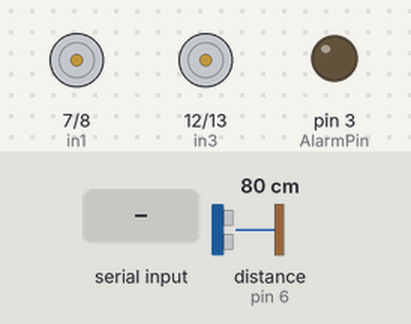
Simulated run of this sketch. Board: Arduino Uno, built with avr-gcc and run on an emulated ATmega328P. Parts: motor-driver pin pairs drawn as motors (green arrow = first pin HIGH = forward, orange = second pin HIGH = backward, longer = more drive, scaled by the enable pin), output pins drawn as LEDs (lit = HIGH). Wiring (inferred from the names in the program): ultrasonic range finder: trigger pin 5; echo pin 6. The test bench sets the inputs (shaded band); at power-on: distance to the obstacle (sensor on pin 6) 80 cm. The echo pulse lasts 58.3 µs per cm; random numbers use the default seed unless the sketch sets one; pins used as bus, display or sensor lines are not drawn; what the sketch prints to the serial monitor is not drawn.

Above: at 1.2 s.
1.3 s: distance to the obstacle (sensor on pin 6) set to 13 cm
2.8 s: distance to the obstacle (sensor on pin 6) set to 10 cm
At 4.3 s:
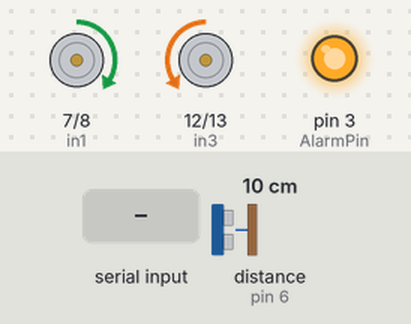
4.6 s: distance to the obstacle (sensor on pin 6) set to 22 cm
6.1 s: distance to the obstacle (sensor on pin 6) set to 29 cm
At 7.3 s:
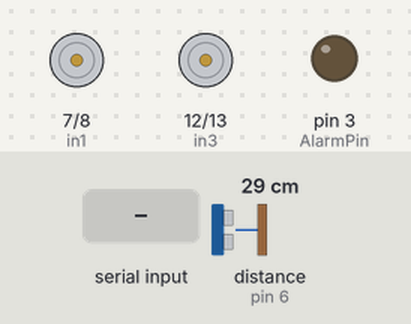
7.6 s: "90,45\n" received over the second serial link
At 8.1 s:
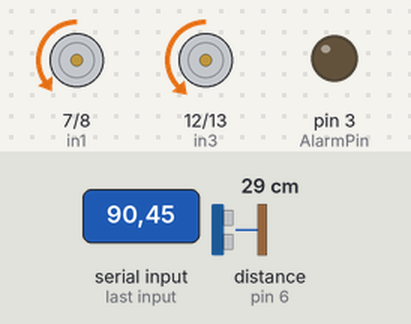
9.1 s: "30,150\n" received over the second serial link
At 9.9 s:
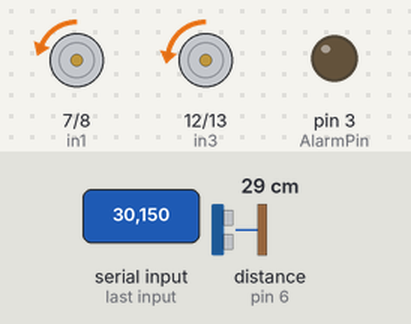
Timing chart, 0 to 11.6 s (numbered marks = the images above; inputs shaded):
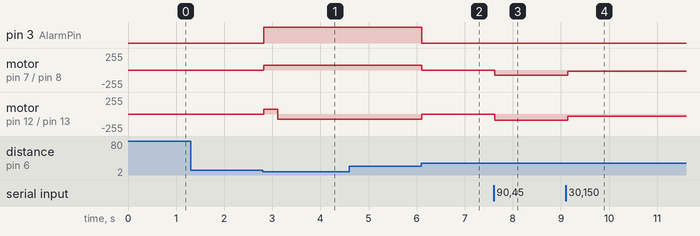

The sketch:

Control_Program.ino
```cpp
// ********************************************************************************
// *                                                                              *
// *            Arduino Program to Control Johnny Hazbouns Robot Car              *
// *                                                                              *
// *         Submitted to Fuad Farraj Scientific Innovation Competition           *
// *                                                                              *
// ********************************************************************************

  #include <stdio.h>
  #include <stdlib.h>
  #include <string.h>

// Assignments for Arduino Devices

// Alarm Pin Assignment

  int AlarmPin=3;

// Bluetooth Serial Module HC-06 Definitions

  #include <SoftwareSerial.h>
  const byte txPin = 2;                         // pin to transmit serial data
  const byte rxPin = 4;                         // pin to receive serial data

  SoftwareSerial BTSerial(rxPin, txPin);        // set up a new serial object for BlueTooth module

  String commands = "";                         // Bluetooth command string received
  String command1 = "";                         // Start string received
  String command2 = "";                         // Direction string received
  String command3 = "";                         // Speed string received
  String Result = "";                           // Status of BT command Received V(alid)/I(nvalid)
  String dir_ind = "";                          // Direction R(ight)/L(eft)/S(traight)
  int speed_ind = 0;                            // Speed 1 = Stop, 2 = Forward, 3 = Backward
  int direction = 0;                            // Direction value received
  int speed = 0;                                // Speed value received
  int oldDirection = 1;                         // Stores old direction value
  int oldSpeed = 1;                             // Stores old speed value
  int speedRight = 0;                           // Stores calculated right wheel speed
  int speedLeft = 0;                            // Stores calculated left wheel speed
  float work;                                   // Work field used for calculations

  int ind1, ind2, ind3;                         // Parameter location

// Variables will be used to determine the frequency at which the sensor readings are sent to the phone, and when the last command was received

  unsigned long timer0 = 2000;      //Stores the time (in milliseconds since execution started)
  unsigned long timer1 = 0;         //Stores the time when the last command was received from Bluetooth

// Ultrasonic Ranging Module HC-SR04 Definitions

  #define trigPin 5                 // Trigger Pin assignment
  #define echoPin 6                 // Echo Pin assignment

// Dual H-Bridge Motor Controller Module L298N Definitions

  // Right Motor Control Pins Assignment
  int enA = 9;                      // Speed control pin 0-255
  int in1 = 7;                      // Backward control pin
  int in2 = 8;                      // Forward control pin

  // Left Motor Control Pins Assignment
  int enB = 11;                     // Speed control pin 0-255
  int in3 = 12;                     // Backward control pin
  int in4 = 13;                     // Forward control pin

// Operational Parameters

  int randomDirection = 1;          // Stores random direction to go in case of obstacle (1 or 2)
  int safeRange = 25;               // Safe range needed
  int minimumRange = 10;            // Minimum range needed
  long duration = 0;                // Echo duration which is used to calculate distance
  long distance = 100;              // Stores calculated distance, initialized to a value beyond minimum range

  int correctionSpeed = 75;         // Speed to use while avoiding obstacle
  int backTime = 300;               // Time in mS to move backwards after obstacle is detected within the safe range

// ********************************************************************************
// *                                                                              *
// *                                 Program Setup                                *
// *                                                                              *
// ********************************************************************************

void setup() {

// set the Alarm control pin to output
  pinMode(AlarmPin, OUTPUT);

// set all the motor control pins to output
  pinMode(enA, OUTPUT);
  pinMode(enB, OUTPUT);
  pinMode(in1, OUTPUT);
  pinMode(in2, OUTPUT);
  pinMode(in3, OUTPUT);
  pinMode(in4, OUTPUT);

// set the Ultrasonic Module Trigger pin to Output and Echo pin
  pinMode(trigPin, OUTPUT);
  pinMode(echoPin, INPUT);

// Open serial communications for native USB port
  Serial.begin(9600);                 // Open serial port and set data rate to 9600 bps.
  while (!Serial) {
    ;                                 // wait for serial port to connect/open.
  }

// Open serial communications for Bluetooth Module (HC-06 defaults to 9600)
  BTSerial.begin(9600);

Serial.println("Arduino Program Started");

}

// ********************************************************************************
// *                                                                              *
// *                            Program Main Functions                            *
// *                                                                              *
// ********************************************************************************

void FwdRightWheel(int FRS) {
  digitalWrite(in1, LOW);
  digitalWrite(in2, HIGH);
  analogWrite(enA, FRS);
}

void BckRightWheel(int BRS) {
  digitalWrite(in1, HIGH);
  digitalWrite(in2, LOW);
  analogWrite(enA, BRS);
}

void StpRightWheel() {
  digitalWrite(in1, LOW);
  digitalWrite(in2, LOW);
}

void FwdLeftWheel(int FLS) {
  digitalWrite(in3, LOW);
  digitalWrite(in4, HIGH);
  analogWrite(enB, FLS);
}

void BckLeftWheel(int BLS) {
  digitalWrite(in3, HIGH);
  digitalWrite(in4, LOW);
  analogWrite(enB, BLS);
}

void StpLeftWheel() {
  digitalWrite(in3, LOW);
  digitalWrite(in4, LOW);
}

void ReadDistance() {
  /* Read distance of nearest object from Ultrasonic module
     The trigPin/echoPin cycle is used to determine the distance of the nearest
     object by bouncing soundwaves back to Ultrasonic module.                      */

  digitalWrite(trigPin, LOW);
  delayMicroseconds(2);

  digitalWrite(trigPin, HIGH);
  delayMicroseconds(10);

  digitalWrite(trigPin, LOW);
  duration = pulseIn(echoPin, HIGH);

  // Calculate the distance (in cm) based on width of Echo signal divided by 58.2 for Centimeters

  distance = duration / 58.2;

}

// ********************************************************************************
// *                                                                              *
// *                             Program Exection Loop                            *
// *                                                                              *
// ********************************************************************************

void loop() {

// Check distance of near objects and take action

      ReadDistance();

  if ((distance <= minimumRange) && (distance != 0)) {

      // Car is too close to object; move back and turn in random direction

      digitalWrite(AlarmPin, HIGH);                 // Turn alarm ON
      BckRightWheel(correctionSpeed);               // Move Back
      BckLeftWheel(correctionSpeed);
      delay(backTime);

      randomDirection = random(1, 3);               // Pick a random direction

      if (randomDirection == 1) {
        do {
          FwdRightWheel(correctionSpeed);           // Turn left
          BckLeftWheel(correctionSpeed);
          delay(50);
          ReadDistance();
        } while (distance <= safeRange);
      }
      else {
        do {
          BckRightWheel(correctionSpeed);           // Turn right
          FwdLeftWheel(correctionSpeed);
          delay(50);
          ReadDistance();
        } while (distance <= safeRange);
      }
      digitalWrite(AlarmPin, LOW);                  // Turn alarm OFF and stop
      StpRightWheel();
      StpLeftWheel();
//    distance = safeRange + 1;                     // Correction ended let distance beyond safe range
  }

// Check Bluetooth command received

  if(BTSerial.available()){
          commands = "";
          commands = BTSerial.readStringUntil('\n');      // New command received

          ind1 = commands.indexOf(',');                   // Find location of first comma in BT string
          ind2 = commands.indexOf(',', ind1+1 );          // Find location of second comma in BT string
          ind3 = commands.indexOf(',', ind2+1 );          // Find location of third comma in BT string

          command1 = commands.substring(0, ind1);         // Get header string
          if (command1 == "RC") {Result = "V";}
               else {Result = "I";}

          command2 = commands.substring(ind1+1, ind2);    // Get direction string
          direction = command2.toInt();                   // Convert direction string value to signed integer
          if ((direction > -101) && (direction < 101)) {
            Result = "V";
            if (direction < 0) {
              dir_ind = "L";
              direction = direction * (-1);
            }
            else {
              if (direction == 0) {
                dir_ind = "S";
              }
              else {
                dir_ind ="R";
              }
            }
            }
            else {Result = "I";}

          command3 = commands.substring(ind2+1, ind3);    // Get speed string
          speed = command3.toInt();                       // Convert speed string value to signed integer

          if ((speed > -101) && (speed < 101)) {
            Result = "V";
            if (speed < 0) {
              speed_ind = 3;                              // Backward move
              speed = speed * (-1);
            }
            else {
                if (speed == 0) {
                  speed_ind = 1;                          // Stop
                }
                else {
                  speed_ind =2;                           // Forward move
                }
            }
          }
          else {Result = "I";}

    if ((direction == 0) && (oldDirection == 0) && (speed == 0) && (oldSpeed == 0)) {
      // Automatic mode started
      Result = "V";
      dir_ind = "S";                                      // Direction straight
      speed_ind = 2;                                      // Move forward
      speed=correctionSpeed;                              // Use correction speed
    }
    else {
      oldDirection=direction;
      oldSpeed=speed;
    }
    /*
    Serial.println(direction);
    Serial.println(speed);
    Serial.println(oldDirection);
    Serial.println(oldSpeed);
    Serial.println(Result);
    Serial.println(dir_ind);
    Serial.println(speed_ind);
    Serial.println(speedRight);
    Serial.println(speedLeft);
    Serial.println();
    */

  }

// Execute last command

  if (Result == "V") {                                    // Valid BT command
     switch (speed_ind) {
        case 1:                                           // Stop completely and turn alarm OFF
             speedRight = 0;
             speedLeft = 0;
             StpRightWheel();
             StpLeftWheel();
             digitalWrite(AlarmPin, LOW);
             break;

        case 2:
             if (dir_ind == "S") {                        // Drive forward straight
                speedRight = speed;
                speedLeft = speed;
                FwdRightWheel(speedRight);
                FwdLeftWheel(speedLeft);
             }
             else {
                if (dir_ind == "R") {                     // Drive forward right
                   work = (float)speed * ((400-(float)direction)/400);
                   speedRight = (int)work;
                   speedLeft = speed;
                   FwdRightWheel(speedRight);
                   FwdLeftWheel(speedLeft);
                }
                else {
                   if (dir_ind == "L") {                  // Drive forward left
                   speedRight = speed;
                   work = (float)speed * ((400-(float)direction)/400);
                   speedLeft = (int)work;
                   FwdRightWheel(speedRight);
                   FwdLeftWheel(speedLeft);
                   }
                }
             }
             break;

        case 3:
             if (dir_ind == "S") {                        // Drive backward straight
                speedRight = speed;
                speedLeft = speed;
                BckRightWheel(speedRight);
                BckLeftWheel(speedLeft);
             }
             else {
                if (dir_ind == "R") {                     // Drive backward right
                   work = (float)speed * ((400-(float)direction)/400);
                   speedRight = (int)work;
                   speedLeft = speed;
                   BckRightWheel(speedRight);
                   BckLeftWheel(speedLeft);
                }
                else {                                    // Drive backward left
                   speedRight = speed;
                   work = (float)speed * ((400-(float)direction)/400);
                   speedLeft = (int)work;
                   BckRightWheel(speedRight);
                   BckLeftWheel(speedLeft);
                }
             }
             break;

     }

  }

  else {

     // Invalid command received reset the Bluetooth Serial port

     BTSerial.end();
     BTSerial.begin(9600);
  }

// Delay 50ms before next cycle

   delay(50);

}
```

Measured:
- the behaviour switches between 12 and 11 cm on distance to the obstacle (sensor on pin 6) (found by bisection; images 0 and 1)
- the behaviour switches between 25 and 26 cm on distance to the obstacle (sensor on pin 6) (found by bisection; images 1 and 2)
- after the input at 1.3 s, every drawn part: stays the same
- after the input at 2.8 s, pin 3 (AlarmPin): LOW → HIGH at once; motor on pin 7 (in1) / pin 8 (in2): stopped → forward 75/255 at once; motor on pin 12 (in3) / pin 13 (in4): stopped → forward 75/255 at once, → backward 75/255 0.30 s later
- after the input at 4.6 s, every drawn part: stays the same
- after the input at 6.1 s, pin 3 (AlarmPin): HIGH → LOW at once; motor on pin 7 (in1) / pin 8 (in2): forward 75/255 → stopped at once; motor on pin 12 (in3) / pin 13 (in4): backward 75/255 → stopped at once
- after the input at 7.6 s, motor on pin 7 (in1) / pin 8 (in2): stopped → backward 79/255 at once; motor on pin 12 (in3) / pin 13 (in4): stopped → backward 90/255 at once
- after the input at 9.1 s, motor on pin 7 (in1) / pin 8 (in2): backward 79/255 → backward 18/255 at once; motor on pin 12 (in3) / pin 13 (in4): backward 90/255 → backward 30/255 at once
